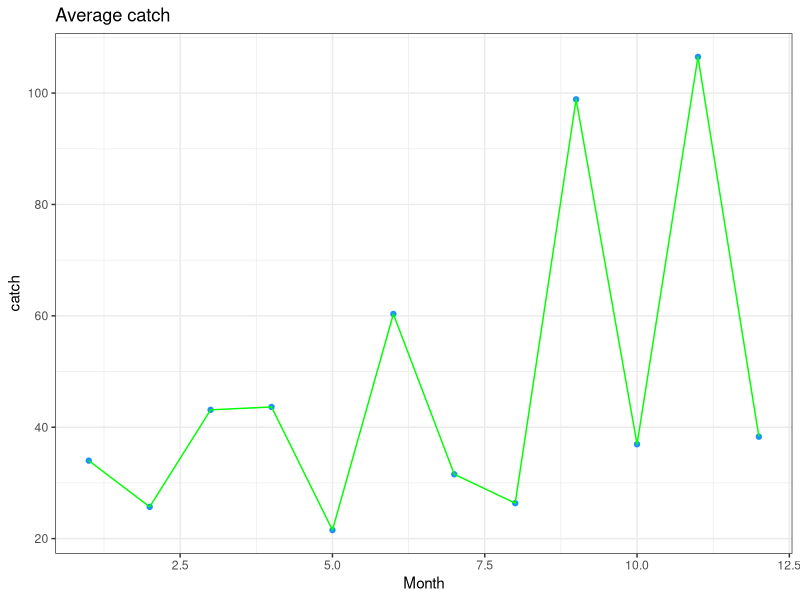

Recreate this plot in R.
options(stringsAsFactors = FALSE) # turn-off character as factors
library(tidyverse)

## Import data
vanuatu.dat <- read.csv('Datasets/Vanuatu report 65.csv')
van1 <- dplyr::select(vanuatu.dat, 
                      trip_date, sp_name, sp_code, 
                      catch_n=sp_n, catch_kg=sp_kg)
focussp <- "DEEPWATER RED SNAPPER"

## Our goal: plot monthly average catch (in kg) 
## for this focal species

## First step, create a month column
## Use the package lubridate
library(lubridate)
van1$datefrm <- mdy_hms(van1$trip_date)
van1$Month <- month(van1$datefrm)
van1$Day <- day(van1$datefrm)

# Find year in dataset with the most observations
van1$Year <- year(van1$datefrm)
table(van1$Year)

# Now that we have a month column, let's filter for focussp
vanfilt <- filter(van1, sp_name==focussp)
# Introducing................ %>% !!!!!!!!!!!!!!!!!!!!!!
# !!!!!!!!!!!!!!!!!!!!!!!!!!!!!!!!!!!!!!!!!!!!!!!!!!!!!!
vanfilt <- van1 %>% filter(sp_name==focussp)

# Using the pipe, filter van1 to keep years greater than 2020
apple <- van1 %>% filter(Year > 2020)

# Calculate the average catch (in kg) per month
# (all years aggregated)
moncatch <- vanfilt %>% 
  group_by(Month) %>% 
  summarise(catch=mean(catch_kg), 
            catchsd=sd(catch_kg), 
            maxn=max(catch_n))

## Calculate the average catch (in kg) per year
yrcatch <- vanfilt %>% 
  group_by(Year) %>% 
  summarise(catch=mean(catch_kg), 
            catchsd=sd(catch_kg), 
            maxn=max(catch_n))

## Average by year *and* month
ymoncatch <- vanfilt %>% 
  group_by(Year, Month) %>% 
  summarise(catch=mean(catch_kg), 
            catchsd=sd(catch_kg), 
            maxn=max(catch_n))

van1 %>% filter(sp_name==focussp) %>%
  group_by(Month) %>%
  summarise(catch=mean(catch_kg))

van1 %>% 
  group_by(sp_name, Month) %>%
  summarise(catch=mean(catch_kg)) %>% head

##############################
# Making plots ####
# Make a plot of average catch for deepwater red snapper
# dataset: moncatch
library(ggplot2)
theme_set(theme_bw()) # set ggplot theme for rest of session
# aes() = aesthetics --> **variables** that go into plot
ggplot(data=moncatch, 
       aes(x=Month, y=catch)) +
  geom_point(colour='dodgerblue') + 
  geom_line(colour='green') +
  theme_bw() +
  ggtitle('Average catch')


